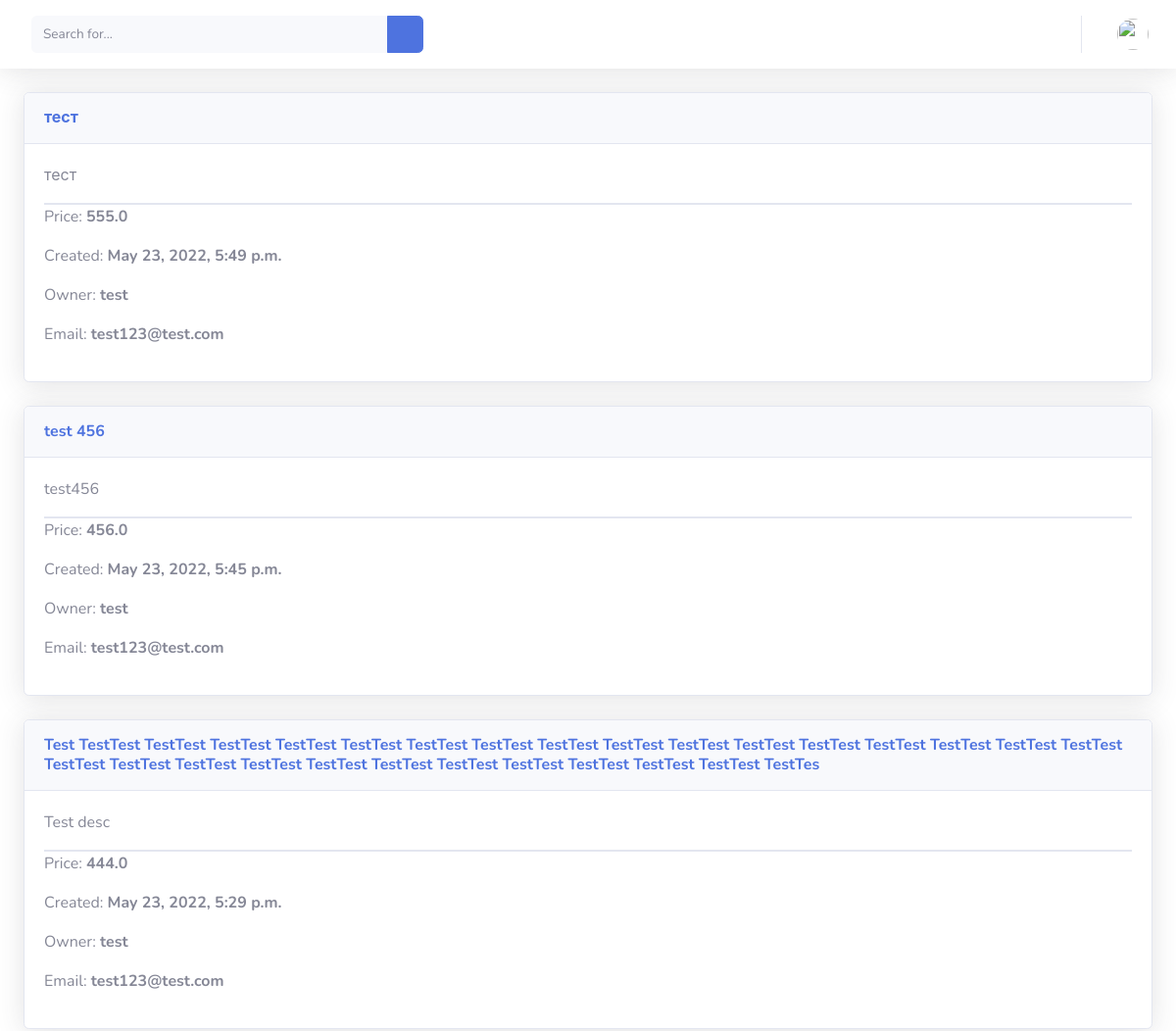
The app's page / (signed in, upper part), older data.
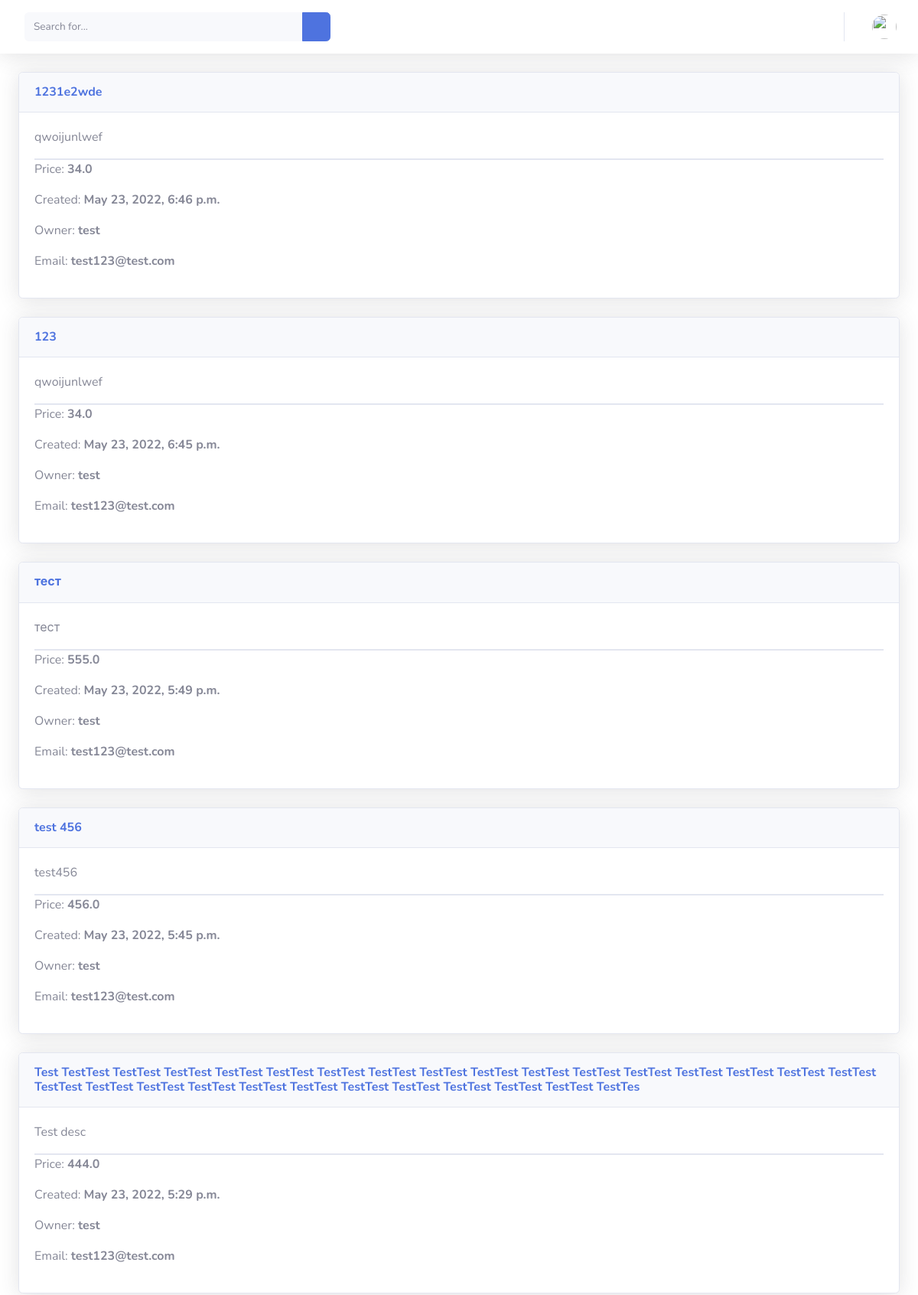
The same page, newer data.
### mainapp/models.py (models this page shows)
class Post(models.Model):
    title = models.CharField(max_length=255, default='')
    text = models.TextField()
    price = models.FloatField(default=0)
    owner = models.ForeignKey(User, on_delete=models.CASCADE)
    created_dt = models.DateTimeField(auto_now=True)

### mainapp/views.py (the view)
# urls.py: path('', MainPageView.as_view()),
class MainPageView(View):
    def get(self, request):
        context = {
            'posts': Post.objects.all().order_by('-id')
        }
        return render(request, 'main_page.html', context)

### templates/main_page.html
{% extends 'base.html' %}
{% block body %}
    <div>
        <div id="content-wrapper" class="d-flex flex-column">
            <div id="content">
                {% include 'topbar.html' %}
                <div class="col-xl-12">
                    <div class="col-xl-12 col-lg-7">
                    {% for post in posts %}
                        <div class="card shadow mb-4">
                            <div class="card-header py-3 d-flex flex-row align-items-center justify-content-between">
                                <h6 class="m-0 font-weight-bold text-primary">{{ post.title }}</h6>
                            </div>
                            <div class="card-body">
                                <p>{{ post.text }}</p>
                                <div class="border"></div>
                                <p>Price: <b>{{ post.price }}</b></p>
                                <p>Created: <b>{{ post.created_dt }}</b></p>
                                <p>Owner: <b>{{ post.owner }}</b></p>
                                <p>Email: <b>{{ post.owner.email }}</b></p>
                            </div>
                        </div>
                        {% endfor %}
                    </div>
                </div>
            </div>
        </div>
    </div>
{% endblock %}

### templates/base.html (shortened to what this page needs)
{% load static %}
<!DOCTYPE html>
<html lang="en">
<head>
    <link href="{% static 'vendor/fontawesome-free/css/all.min.css' %}" rel="stylesheet" type="text/css">
    <link href="{% static 'css/sb-admin-2.min.css' %}" rel="stylesheet">
</head>
<body>
    {% block body %}
    {% endblock %}
</body>
</html>

### templates/topbar.html (shortened to what this page needs)
{% load static %}
<nav class="navbar navbar-expand navbar-light bg-white topbar mb-4 static-top shadow">
    <form
        class="d-none d-sm-inline-block form-inline mr-auto ml-md-3 my-2 my-md-0 mw-100 navbar-search">
        <div class="input-group">
            <input type="text" class="form-control bg-light border-0 small" placeholder="Search for..."
                aria-label="Search" aria-describedby="basic-addon2">
            <div class="input-group-append">
                <button class="btn btn-primary" type="button">
                    <i class="fas fa-search fa-sm"></i>
                </button>
            </div>
        </div>
    </form>
    <ul class="navbar-nav ml-auto">
        {% if request.user.is_anonymous %}
        {% else %}
        <li class="nav-item dropdown no-arrow">
            <a class="nav-link dropdown-toggle" href="#" id="userDropdown" role="button"
                data-toggle="dropdown" aria-haspopup="true" aria-expanded="false">
                <img class="img-profile rounded-circle"
                    src="{% static 'img/undraw_profile.svg' %}">
            </a>
        </li>
        {% endif %}
    </ul>
</nav>

Row changes from the older to the newer data that the page shows:
added Post: title "1231e2wde", text "qwoijunlwef", price "34.0", created_dt "May 23, 2022, 6:46 p.m.", owner "test", owner.email "test123@test.com"
added Post: title "123", text "qwoijunlwef", price "34.0", created_dt "May 23, 2022, 6:45 p.m.", owner "test", owner.email "test123@test.com"
